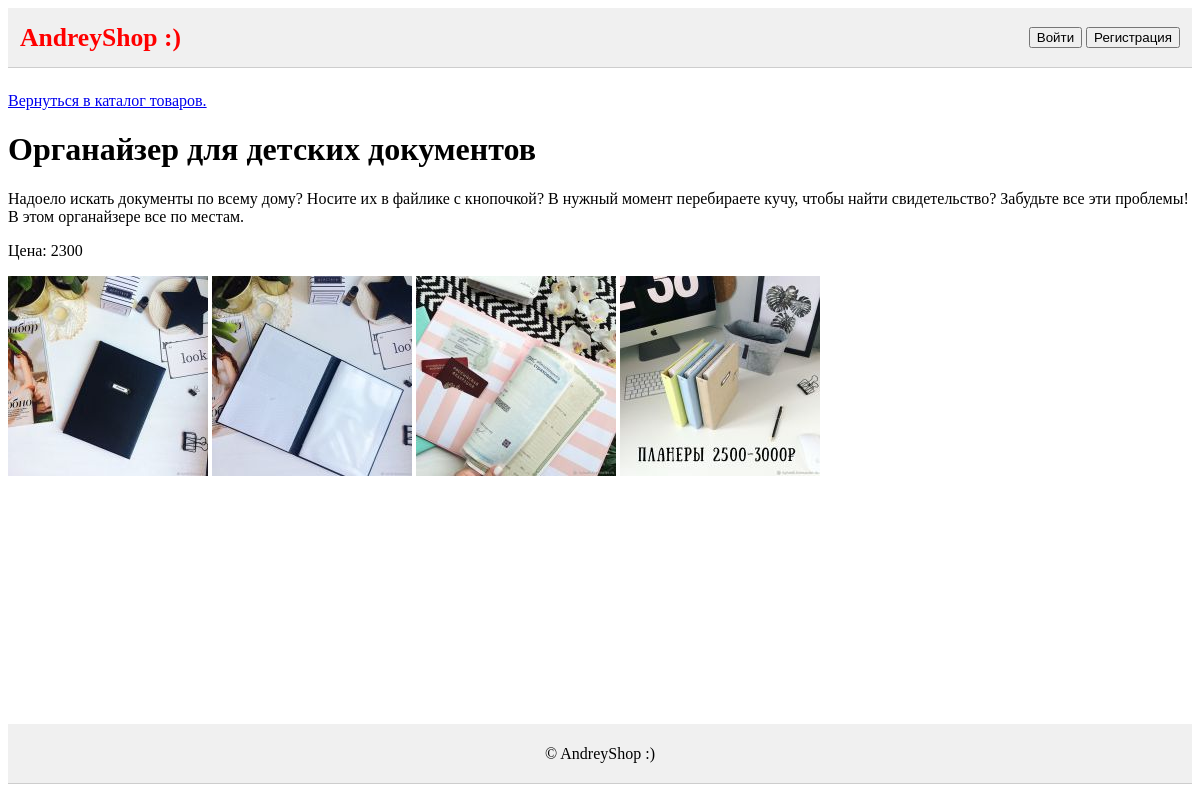
The app's page /catalog/catalog_one/3 with its own data.
### tables this page shows
CREATE TABLE `catalog` (
  `id_prod` tinyint(3) UNSIGNED NOT NULL,
  `name` varchar(128) NOT NULL,
  `text` text NOT NULL,
  `price` smallint(6) NOT NULL,
  `img` varchar(64) DEFAULT NULL,
  `hide` enum('see','hide') NOT NULL DEFAULT 'see'
);

CREATE TABLE `catalog_img` (
  `id_img` tinyint(3) UNSIGNED NOT NULL,
  `id_prod` tinyint(3) UNSIGNED NOT NULL,
  `img` varchar(64) NOT NULL
);

### global/fns/fns_render.php (called while the page is built, shortened)
<?php
function render($template, $params = [], $useLayout = true){
  $content = renderTemplate($template, $params);
  if($useLayout){
    $params['content'] = $content;
    $content = renderTemplate("layout/main", $params);
  }
  return $content;
}
function renderTemplate($template, $params = []){
  extract($params);
  require TEMPLATE_DIR . $template . ".php";
  return ob_get_clean();
}

### global/fns/fns_db.php (called while the page is built, shortened)
<?php
function my_connect() {
  static $connect = null;
  if (is_null($connect)) {
    $connect = mysqli_connect(HOST_MySQL, LOGIN_MySQL, PASS_MySQL, NAME_DB);
  }
  return $connect;
}
function my_query($query) {
  if (!$result = mysqli_query(my_connect(), $query)) {
    exit("Ошибка: Ошибка запроса в базу данных. Повторите попытку позже.");
  }
  return $result;
}

### global/fns/fns_catalog.php (called while the page is built, shortened)
<?php
function getProduct($id) {
  $conn = my_query("select * from catalog where id_prod = '{$id}'");
  return mysqli_fetch_assoc($conn);
}
function getProductImg($id) {
  $conn = my_query("select img from catalog_img where id_prod = '{$id}'");
  return mysqli_fetch_all($conn, MYSQLI_ASSOC);
}

### template/catalog_one.php (the view, shortened to what this page needs)
<a href="/catalog">Вернуться в каталог товаров.</a>
<h1><?= $arrProduct['name'] ?></h1>
<p><?= $arrProduct['text'] ?></p>
<p>Цена: <?= $arrProduct['price'] ?></p>
<?php foreach ($arrProductImg as $value): ?>
  <a href="http://<?= $_SERVER['HTTP_HOST'] ?>/images/big/<?= $value['img'] ?>" target="_blank"
     style="display: inline-block;">
    <img src="http://<?= $_SERVER['HTTP_HOST'] ?>/images/small/<?= $value['img'] ?>" alt="">
  </a>
<?php endforeach; ?>

### www/global/css/style.css (style rules this page uses)
body, html { height: 100%; }
body { display: flex; flex-direction: column; }
* { box-sizing: border-box }

### records on screen
catalog: name "Органайзер для детских документов", text "Надоело искать документы по всему дому? Носите их в файлике с кнопочкой? В нужный момент перебираете кучу, чтобы найти свидетельство? Забудьте все эти проблемы! В этом органайзере все по местам.", price "2300"
catalog_img: img (picture)
catalog_img: img (picture)
catalog_img: img (picture)
catalog_img: img (picture)
